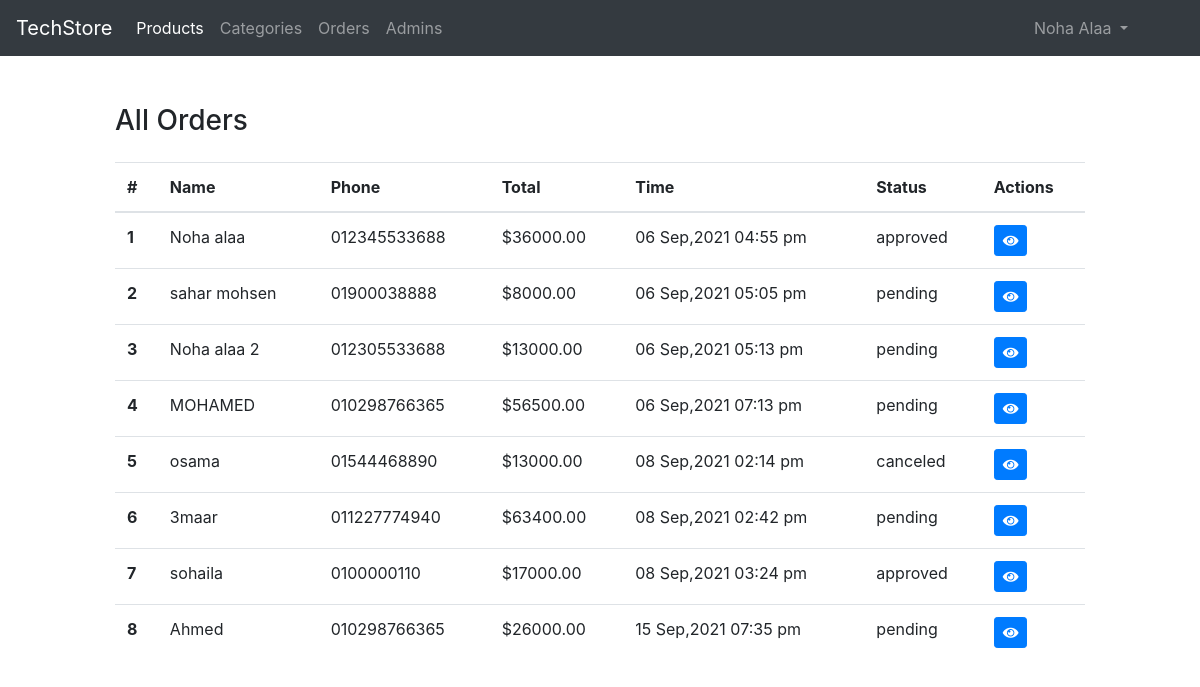
The page /admin/orders.php (signed in) on the database its author committed.
### tables this page shows
CREATE TABLE `orders` (
  `id` int(10) UNSIGNED NOT NULL,
  `name` varchar(255) NOT NULL,
  `email` varchar(255) DEFAULT NULL,
  `phone` varchar(255) NOT NULL,
  `address` varchar(255) DEFAULT NULL,
  `status` enum('pending','approved','canceled') NOT NULL DEFAULT 'pending',
  `created_at` datetime NOT NULL DEFAULT current_timestamp()
);

### classes/Models/Order.php (called while the page is built, shortened)
<?php
class Order extends Db
{
    public function __construct()
    {
        $this->table ="orders";
    }
    public function selectAll(string $fields = "*") : array
    {
        $sql = "SELECT $fields FROM $this->table JOIN order_details JOIN products
            ON $this->table.id = order_details.order_id
            AND order_details.product_id = products.id
            GROUP BY $this->table.id";
        $result = mysqli_query($this->conn, $sql);
        return mysqli_fetch_all($result,MYSQLI_ASSOC);
    }
}
?>

### classes/Db.php (called while the page is built, shortened)
<?php
abstract class Db
{
    public function connect()
    {
        $this->conn = mysqli_connect(DB_SERVERNAME, DB_USERNAME, DB_PASSWORD, DB_NAME);
    }
}
?>

### admin/orders.php (the view, shortened to what this page needs)
<?php include("inc/header.php");?>
<?php
 $ord = new Order;
 $orders = $ord->selectAll("orders.id, orders.name, orders.phone, orders.status,orders.created_at, SUM(qty * price) AS total");
?>
    <div class="container-fluid py-5">
        <div class="row">
            <div class="col-md-10 offset-md-1">
                <div class="d-flex justify-content-between align-items-center mb-3">
                    <h3>All Orders</h3>
                </div>
                <table class="table table-hover">
                    <thead>
                      <tr>
                        <th scope="col">#</th>
                        <th scope="col">Name</th>
                        <th scope="col">Phone</th>
                        <th scope="col">Total</th>
                        <th scope="col">Time</th>
                        <th scope="col">Status</th>
                        <th scope="col">Actions</th>
                      </tr>
                    </thead>
                    <tbody>
                     <?php foreach($orders as $index => $order) :?>
                        <tr>
                          <th scope="row"><?= $index + 1 ;?></th>
                          <td><?= $order['name'];?></td>
                          <td><?= $order['phone'];?></td>
                          <td>$<?= $order['total'];?></td>
                          <td><?= date("d M,Y h:i a", strtotime($order['created_at']));?></td>
                          <td><?= $order['status'];?></td>
                          <td>
                              <a class="btn btn-sm btn-primary" href="<?= AURL . "order.php?id=" . $order['id']; ?>">
                                  <i class="fas fa-eye"></i>
                              </a>
                          </td>
                        </tr>
                      <?php endforeach; ?>
                    </tbody>
                </table>
            </div>
        </div>
    </div>
<?php include("inc/footer.php");?>

### rows shown on the page
orders: name "Noha alaa", phone "012345533688", total "36000.00", created_at "06 Sep,2021 04:55 pm", status "approved"
orders: name "sahar mohsen", phone "01900038888", total "8000.00", created_at "06 Sep,2021 05:05 pm", status "pending"
orders: name "Noha alaa 2", phone "012305533688", total "13000.00", created_at "06 Sep,2021 05:13 pm", status "pending"
orders: name "MOHAMED", phone "010298766365", total "56500.00", created_at "06 Sep,2021 07:13 pm", status "pending"
orders: name "osama", phone "01544468890", total "13000.00", created_at "08 Sep,2021 02:14 pm", status "canceled"
orders: name "3maar", phone "011227774940", total "63400.00", created_at "08 Sep,2021 02:42 pm", status "pending"
orders: name "sohaila", phone "0100000110", total "17000.00", created_at "08 Sep,2021 03:24 pm", status "approved"
orders: name "Ahmed", phone "010298766365", total "26000.00", created_at "15 Sep,2021 07:35 pm", status "pending"

### other values the page prints
$session->get('adminName') "Noha Alaa"
